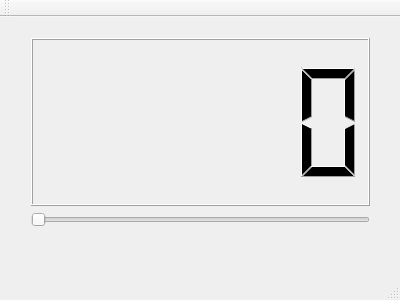
<?xml version="1.0" encoding="UTF-8"?>
<ui version="4.0">
 <class>MainWindow</class>
 <widget class="QMainWindow" name="MainWindow">
  <property name="geometry">
   <rect>
    <x>0</x>
    <y>0</y>
    <width>400</width>
    <height>300</height>
   </rect>
  </property>
  <property name="windowTitle">
   <string>MainWindow</string>
  </property>
  <widget class="QWidget" name="centralWidget">
   <widget class="QWidget" name="verticalLayoutWidget">
    <property name="geometry">
     <rect>
      <x>20</x>
      <y>10</y>
      <width>361</width>
      <height>211</height>
     </rect>
    </property>
    <layout class="QVBoxLayout" name="verticalLayout">
     <item>
      <widget class="QLCDNumber" name="lcdNumber"/>
     </item>
     <item>
      <widget class="QSlider" name="horizontalSlider">
       <property name="maximum">
        <number>9999</number>
       </property>
       <property name="orientation">
        <enum>Qt::Horizontal</enum>
       </property>
      </widget>
     </item>
    </layout>
   </widget>
  </widget>
  <widget class="QMenuBar" name="menuBar">
   <property name="geometry">
    <rect>
     <x>0</x>
     <y>0</y>
     <width>400</width>
     <height>27</height>
    </rect>
   </property>
  </widget>
  <widget class="QToolBar" name="mainToolBar">
   <attribute name="toolBarArea">
    <enum>TopToolBarArea</enum>
   </attribute>
   <attribute name="toolBarBreak">
    <bool>false</bool>
   </attribute>
  </widget>
  <widget class="QStatusBar" name="statusBar"/>
 </widget>
 <layoutdefault spacing="6" margin="11"/>
 <resources/>
 <connections/>
</ui>
